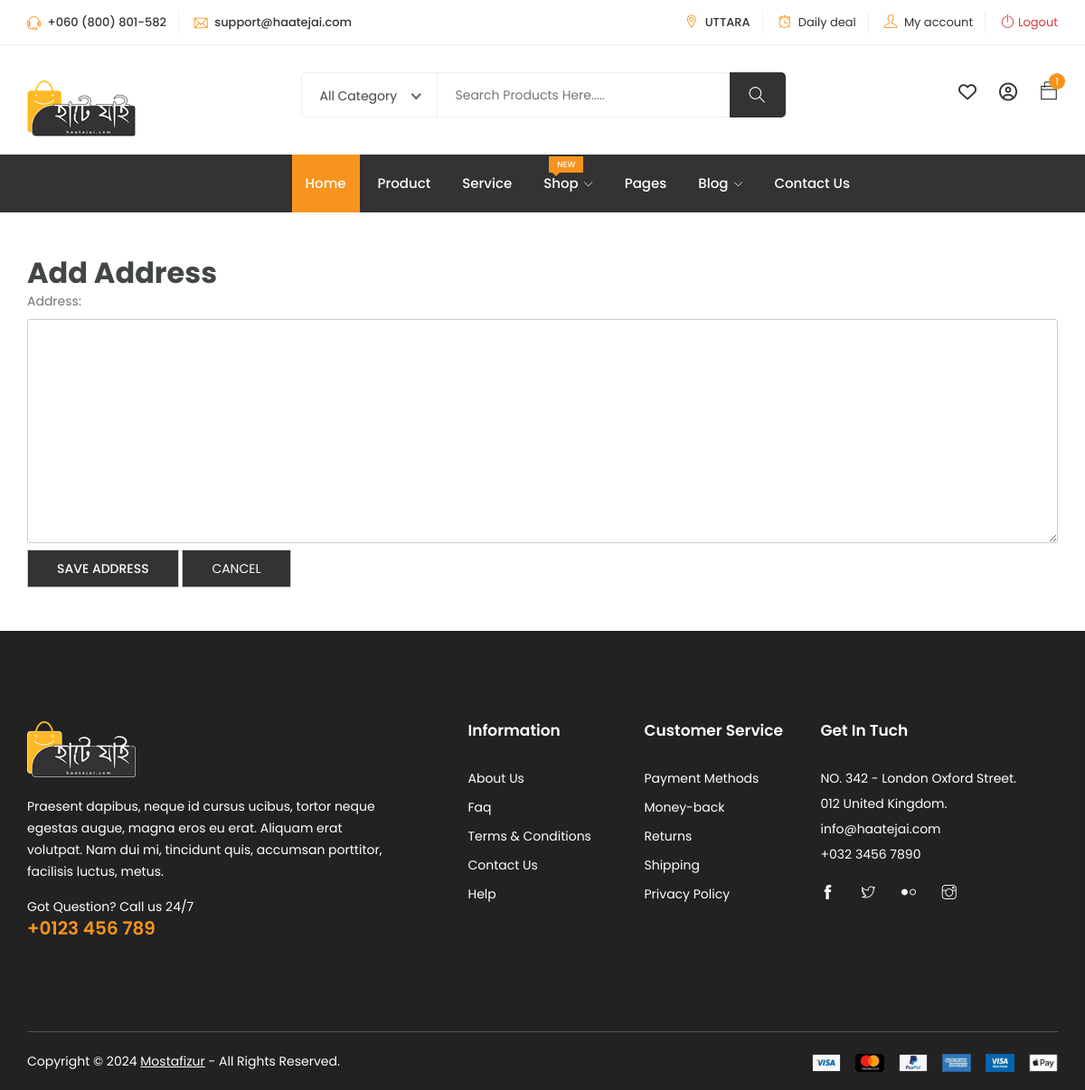
Page /accounts/add-address/ (signed in) on the earlier database version.
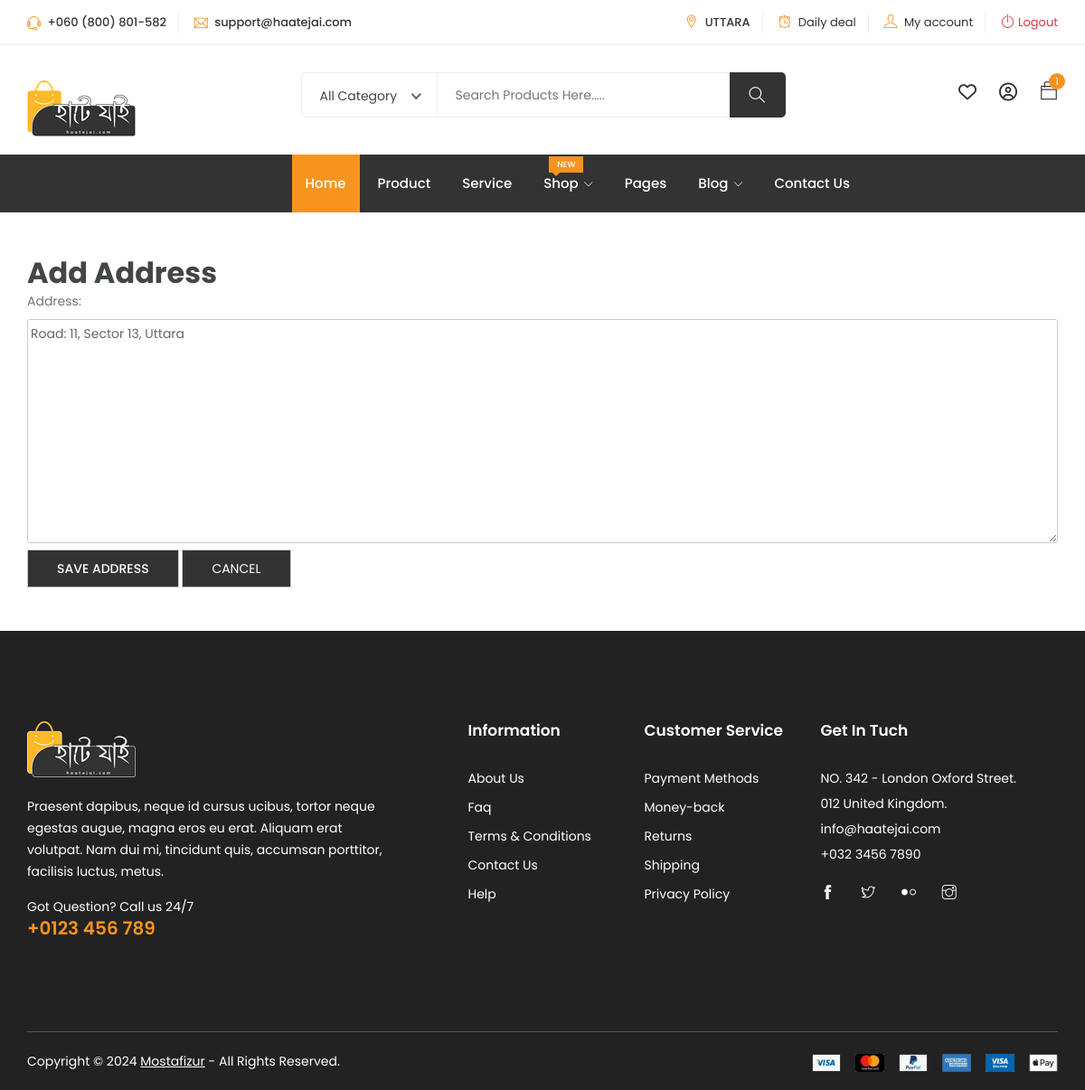
Same page on the later database version.
### profiles/models.py (models this page shows, shortened)
class UserAccount(models.Model):
    GENDER_CHOICES = [
        ('Male', 'Male'),
        ('Female', 'Female'),
    ]
    TYPE_CHOICES = [
        ('Super', 'Super'),
        ('Regular', 'Regular'),
        ('Below Average', 'Below Average'),
    ]
    LOCATION_CHOICES = [
        ('Uttara', 'UTTARA'),
        ('Mirpur', 'MIRPUR'),
        ('Dhanmondi', 'DHANMONDI'),
    ]
    images = [
        'https://img.freepik.com/free-photo/androgynous-avatar-non-binary-queer-person_23-2151100207.jpg',
        'https://img.freepik.com/free-photo/cartoon-character-with-handbag-sunglasses_71767-99.jpg',
        'https://img.freepik.com/free-photo/anime-style-character-space_23-2151134190.jpg',
        'https://img.freepik.com/premium-photo/poster-anime-character-with-fiery-background_943629-32000.jpg',
        'https://img.freepik.com/free-photo/androgynous-avatar-non-binary-queer-person_23-2151100183.jpg'
    ]
    user = models.OneToOneField(User, related_name='account', on_delete=models.CASCADE)
    type = models.CharField(max_length=20, blank=True, choices=TYPE_CHOICES, default="Regular")
    verify = models.BooleanField(default=False)
    created_on = models.DateField(auto_now_add=True, null=True, blank=True)
    image = models.URLField(blank=True, null=True, default=random.choice(images))
    gender = models.CharField(max_length=20, blank=True, choices=GENDER_CHOICES)
    mobile = models.CharField(max_length=14, blank=True)
    points = models.IntegerField(null=True, blank=True, default=0)
    age = models.IntegerField(null=True, blank=True)
    hometown = models.CharField(max_length=20)
    address = models.TextField(blank=True)
    current_location = models.CharField(max_length=20, blank=True, choices=LOCATION_CHOICES, default="UTTARA")
    description = models.TextField(blank=True)

class CartItem(models.Model):
    cart = models.ForeignKey(Cart, related_name='items', on_delete=models.CASCADE)
    product = models.ForeignKey(Products, related_name='cart_items', on_delete=models.CASCADE)
    quantity = models.IntegerField(default=1)

class Cart(models.Model):
    user = models.ForeignKey(User, related_name='cart_account', on_delete=models.CASCADE)
    complete = models.BooleanField(default=False, blank=True)
    complete_date = models.DateTimeField(null=True, blank=True)
    pending_date = models.DateTimeField(null=True, blank=True)
    active = models.BooleanField(default=True, blank=True, null=True)
    created_at = models.DateTimeField(auto_now_add=True, null=True, blank=True)

### profiles/views.py (the view)
# urls.py: path('add-address/', add_address, name='add_address'),
@login_required
def add_address(request):
    user_account = get_object_or_404(UserAccount, user=request.user)
    if request.method == 'POST':
        form = AddressForm(request.POST, instance=user_account)
        if form.is_valid():
            form.save()
            return redirect('checkout')  # Redirect to the cart or any other page after saving
    else:
        form = AddressForm(instance=user_account)  # Load the current user's address if any
    return render(request, 'add_address.html', {'form': form})

### profiles/forms.py
class AddressForm(forms.ModelForm):
    class Meta:
        model = UserAccount
        fields = ['address']

### profiles/templates/add_address.html (shortened to what this page needs)
{% extends 'base.html' %}
{% block content %}
<div class="container my-5">
    <h2>Add Address</h2>
    <form method="POST">
        {{ form.as_p }}
        <button type="submit" class="btn">Save Address</button>
        <button type="submit" class="btn"><a class="my-3" href="{% url 'checkout' %}" class="text-danger">Cancel</a></button>
    </form>
</div>
{% endblock %}

### templates/base.html (shortened to what this page needs)
{% load static %}
<!DOCTYPE html>
<html lang="zxx">
<head>
	<link rel="stylesheet" href="{% static 'css/bootstrap.css' %}">
    <link rel="stylesheet" href="{% static 'css/magnific-popup.min.css' %}">
    <link rel="stylesheet" href="{% static 'css/font-awesome.css' %}">
	<link rel="stylesheet" href="{% static 'css/jquery.fancybox.min.css' %}">
    <link rel="stylesheet" href="{% static 'css/themify-icons.css' %}">
    <link rel="stylesheet" href="{% static 'css/niceselect.css' %}">
    <link rel="stylesheet" href="{% static 'css/animate.css' %}">
    <link rel="stylesheet" href="{% static 'css/flex-slider.min.css' %}">
    <link rel="stylesheet" href="{% static 'css/owl-carousel.css' %}">
    <link rel="stylesheet" href="{% static 'css/slicknav.min.css' %}">
	<link rel="stylesheet" href="{% static 'css/reset.css' %}">
	<link rel="stylesheet" href="{% static 'css/styles.css' %}">
  <link rel="stylesheet" href="{% static 'css/responsive.css' %}">
</head>
<body class="js">
	{% block navbar %}
	{% include 'navbar.html' %}
	{% endblock navbar %}
	{% block content %}{% endblock content %}
	{% include 'footer.html' %}
</body>
</html>

### templates/navbar.html (shortened to what this page needs)
{% load static %}
	<header class="header shop w-100">
		<div class="topbar w-100">
			<div class="container">
				<div class="row">
					<div class="col-lg-5 col-md-12 col-12">
						<div class="top-left">
							<ul class="list-main">
								<li><i class="ti-headphone-alt"></i> +060 (800) 801-582</li>
								<li><i class="ti-email"></i> support@haatejai.com</li>
							</ul>
						</div>
					</div>
					<div class="col-lg-7 col-md-12 col-12">
						<div class="right-content">
							<ul class="list-main">
								{% if data.current_location %}
								<li><i class="ti-location-pin"></i> {{data.current_location}}</li>
								{% else %}
								<li><i class="ti-location-pin"></i> Uttara</li>
								{% endif %}
								<li><i class="ti-alarm-clock"></i> <a href="#">Daily deal</a></li>
								<li><i class="ti-user"></i> <a href="{% url 'profile' %}">My account</a></li>
								{% if request.user.is_authenticated %}
								<li><i class="ti-power-off text-danger"></i><a class="text-danger" href="{% url 'logout' %}">Logout</a></li>
								{% else %}
								<li><i class="ti-power-off text-success"></i><a class="text-success" href="{% url 'login' %}">Login</a></li>
								{% endif %}
							</ul>
						</div>
					</div>
				</div>
			</div>
		</div>
		<div class="middle-inner">
			<div class="container">
				<div class="row">
					<div class="col-lg-2 col-md-2 col-12">
						<div class="logo">
							<a href="{% url 'home' %}"><img class="w-100" src="{% static 'images/logo_main.png' %}" alt="logo"></a>
						</div>
					</div>
					<div class="col-lg-8 col-md-7 col-12">
						<div class="search-bar-top">
							<div class="search-bar">
								<form>
									<input name="search" placeholder="Search Products Here....." type="search">
									<button class="btnn"><i class="ti-search"></i></button>
								</form>
							</div>
						</div>
					</div>
					<div class="col-lg-2 col-md-3 col-12">
						<div class="right-bar d-flex align-items-center">
							<div class="sinlge-bar d-none d-md-block">
									<a href="#" class="single-icon"><i class="fa fa-heart-o" aria-hidden="true"></i></a>
							</div>
							<div class="sinlge-bar d-none d-md-block">
									<a href="#" class="single-icon"><i class="fa fa-user-circle-o" aria-hidden="true"></i></a>
							</div>
							<div class="sinlge-bar shopping">
									<a href="#" class="single-icon"><i class="ti-bag"></i>
											<span class="total-count">{{ cart_items.all|length }}</span>
									</a>
							</div>
					</div>
					</div>
				</div>
			</div>
		</div>
		<div class="header-inner">
			<div class="container">
				<div class="cat-nav-head">
					<div class="row">
						<div class="col-lg-3">
						</div>
						<div class="col-lg-9 col-12">
							<div class="menu-area">
								<nav class="navbar navbar-expand-lg">
									<div class="navbar-collapse">
										<div class="nav-inner">
											<ul class="nav main-menu menu navbar-nav">
													<li class="active"><a href="{% url 'home' %}">Home</a></li>
													<li><a href="#">Product</a></li>
													<li><a href="#">Service</a></li>
													<li><a href="#">Shop<i class="ti-angle-down"></i><span class="new">New</span></a>
													</li>
													<li><a href="#">Pages</a></li>
													<li><a href="#">Blog<i class="ti-angle-down"></i></a>
													</li>
													<li><a href="contact.html">Contact Us</a></li>
												</ul>
										</div>
									</div>
								</nav>
							</div>
						</div>
					</div>
				</div>
			</div>
		</div>
	</header>

### templates/footer.html
{% load static %}
<footer class="footer">
  <div class="footer-top section">
    <div class="container">
      <div class="row">
        <div class="col-lg-5 col-md-6 col-12">
          <div class="single-footer about">
            <div class="logo">
              <a href="index.html"><img src="{% static 'images/logo_main.png' %}" alt="#"></a>
            </div>
            <p class="text">Praesent dapibus, neque id cursus ucibus, tortor neque egestas augue,  magna eros eu erat. Aliquam erat volutpat. Nam dui mi, tincidunt quis, accumsan porttitor, facilisis luctus, metus.</p>
            <p class="call">Got Question? Call us 24/7<span><a href="tel:123456789">+0123 456 789</a></span></p>
          </div>
        </div>
        <div class="col-lg-2 col-md-6 col-12">
          <div class="single-footer links">
            <h4>Information</h4>
            <ul>
              <li><a href="#">About Us</a></li>
              <li><a href="#">Faq</a></li>
              <li><a href="#">Terms & Conditions</a></li>
              <li><a href="#">Contact Us</a></li>
              <li><a href="#">Help</a></li>
            </ul>
          </div>
        </div>
        <div class="col-lg-2 col-md-6 col-12">
          <div class="single-footer links">
            <h4>Customer Service</h4>
            <ul>
              <li><a href="#">Payment Methods</a></li>
              <li><a href="#">Money-back</a></li>
              <li><a href="#">Returns</a></li>
              <li><a href="#">Shipping</a></li>
              <li><a href="#">Privacy Policy</a></li>
            </ul>
          </div>
        </div>
        <div class="col-lg-3 col-md-6 col-12">
          <div class="single-footer social">
            <h4>Get In Tuch</h4>
            <div class="contact">
              <ul>
                <li>NO. 342 - London Oxford Street.</li>
                <li>012 United Kingdom.</li>
                <li>info@haatejai.com</li>
                <li>+032 3456 7890</li>
              </ul>
            </div>
            <ul>
              <li><a href="#"><i class="ti-facebook"></i></a></li>
              <li><a href="#"><i class="ti-twitter"></i></a></li>
              <li><a href="#"><i class="ti-flickr"></i></a></li>
              <li><a href="#"><i class="ti-instagram"></i></a></li>
            </ul>
          </div>
        </div>
      </div>
    </div>
  </div>
  <div class="copyright">
    <div class="container">
      <div class="inner">
        <div class="row">
          <div class="col-lg-6 col-12">
            <div class="left">
              <p>Copyright © 2024 <a href="http://mostafizur.netlify.app" target="_blank">Mostafizur</a>  -  All Rights Reserved.</p>
            </div>
          </div>
          <div class="col-lg-6 col-12">
            <div class="right">
              <img src="{% static 'images/payments.png' %}" alt="#">
            </div>
          </div>
        </div>
      </div>
    </div>
  </div>
</footer>

Differences in the rows shown:
changed UserAccount "UTTARA": address (not shown) → "Road: 11, Sector 13, Uttara"
